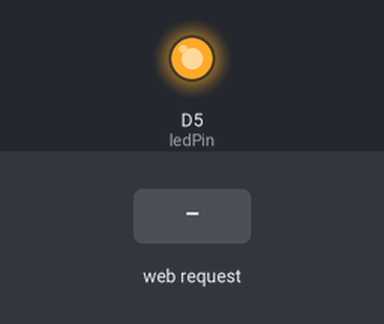
Simulated run of this sketch. Board: ESP8266 (NodeMCU). Parts: output pins drawn as LEDs (lit = HIGH). The inputs (shaded band) are chosen by the test bench. WiFi joins after 1.5 s; servers stay silent unless stated; what the sketch prints to the serial monitor is not drawn.

Above: at 2.7 s.
2.8 s: HTTP request GET /MOTOR=ON received
At 3.2 s:
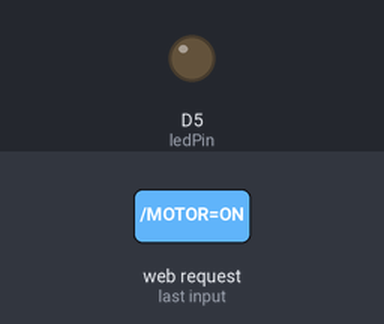
4.3 s: HTTP request GET /MOTOR=OFF received
At 5.5 s:
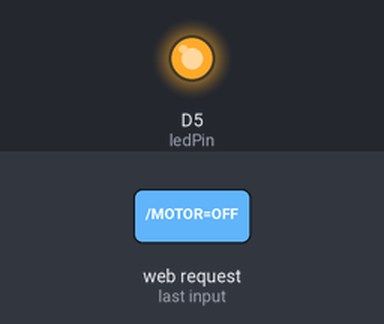
Timing chart, 0 to 7.3 s (numbered marks = the images above; inputs shaded):
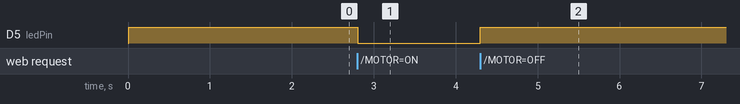

Measured:
- after the input at 2.8 s, D5 (ledPin): HIGH → LOW at once
- after the input at 4.3 s, D5 (ledPin): LOW → HIGH at once

The sketch:

Motor_ctrl.ino
```cpp
#include <ESP8266WiFi.h>
//#define CAYENNE_PRINT Serial  // Comment this out to disable prints and save space
//#include <CayenneWiFi.h>


const char* ssid = "Shankar";
const char* password = "15111998";
//char token[] = "olpzanp83c";

int ledPin = D5;
WiFiServer server(80);

void setup() {
  Serial.begin(115200);
  delay(10);
  //Cayenne.begin(token, ssid, password);

  pinMode(ledPin, OUTPUT);
  digitalWrite(ledPin, HIGH);

  // Connect to WiFi network
  Serial.println();
  Serial.println();
  Serial.print("Connecting to ");
  Serial.println(ssid);

  WiFi.begin(ssid, password);

  while (WiFi.status() != WL_CONNECTED) {
    delay(500);
    Serial.print(".");
  }
  Serial.println("");
  Serial.println("WiFi connected");

  // Start the server
  server.begin();
  Serial.println("Server started");

  // Print the IP address
  Serial.print("Use this URL : ");
  Serial.print("http://");
  Serial.print(WiFi.localIP());
  Serial.println("/");

}

void loop() {
   //Cayenne.run();
  // Check if a client has connected
  WiFiClient client = server.available();
  if (!client) {
    return;
  }

  // Wait until the client sends some data
  Serial.println("new client");
  while(!client.available()){
    delay(1);
  }

  // Read the first line of the request
  String request = client.readStringUntil('\r');
  Serial.println(request);
  client.flush();

  // Match the request

  int value = LOW;
  if (request.indexOf("/MOTOR=OFF") != -1) {
    digitalWrite(ledPin, HIGH);
    value = HIGH;
  }
  if (request.indexOf("/MOTOR=ON") != -1){
    digitalWrite(ledPin, LOW);
    value = LOW;
  }


  // Return the response
  client.println("HTTP/1.1 200 OK");
  client.println("Content-Type: text/html");
  client.println(""); //  do not forget this one
  client.println("<!DOCTYPE HTML>");
  client.println("<html>");

  client.print("Motor status: ");

  if(value == HIGH) {
    client.print("OFF");
  } else {
    client.print("ON");
  }
  client.println("<br><br>");
  client.println("Click <a href=\"/MOTOR=ON\">here</a> turn the Motor ON<br>");
  //client.println("click <button type="button"> Motor ON  </button> to");
  client.println("Click <a href=\"/MOTOR=OFF\">here</a> turn the Motor OFF<br>");
  client.println("</html>");

  delay(1);
  Serial.println("Client disconnected");
  Serial.println("");

}
```
